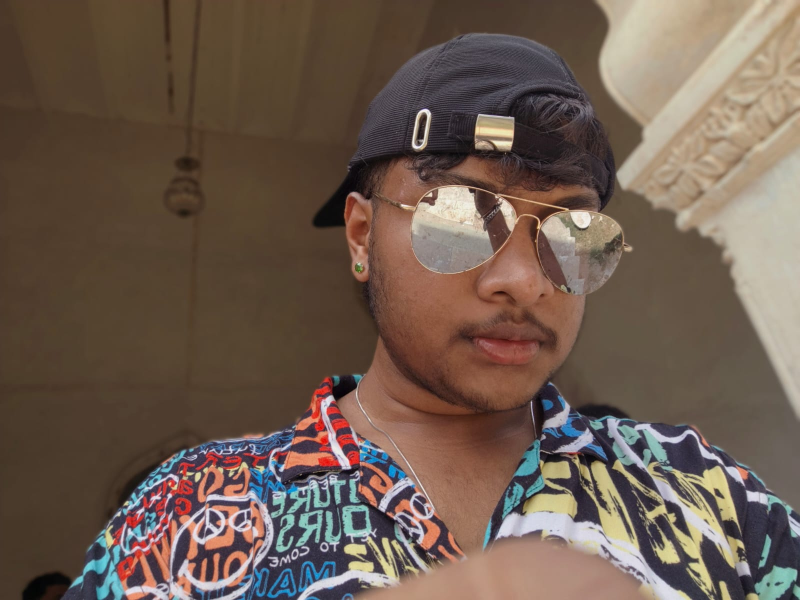
#> input picture face-attendance/images/ash/1.jpg, 1600 x 1200 px (shown at 1/2 size)
$ python -i arcface_recognition.py   (imports and definitions only)   (older library calls are emulated)
#> lines starting #> are read from the running program, lines starting #| are printed output that depends on the picture
import cv2
import numpy as np
import os
import sqlite3
from datetime import datetime
import pickle
from pathlib import Path

class ArcFaceRecognition:
    def __init__(self):
        self.face_cascade = cv2.CascadeClassifier(cv2.data.haarcascades + 'haarcascade_frontalface_default.xml')
        self.known_faces = {}
        self.face_embeddings = {}
        self.threshold = 0.6  # Similarity threshold

    # [37 lines left out: function load_known_faces, not called in this run]

    def extract_face_embedding(self, image_path):
        """Extract face embedding using ArcFace-like approach"""
#> called with image_path = 'face-attendance/images/ash/1.jpg'
        try:
            # Read image
            img = cv2.imread(image_path)
#> img is the input picture: shape (1200, 1600, 3); mean B, G, R 79.5, 91.9, 110.2
            if img is None:
                return None

            # Convert to grayscale
            gray = cv2.cvtColor(img, cv2.COLOR_BGR2GRAY)
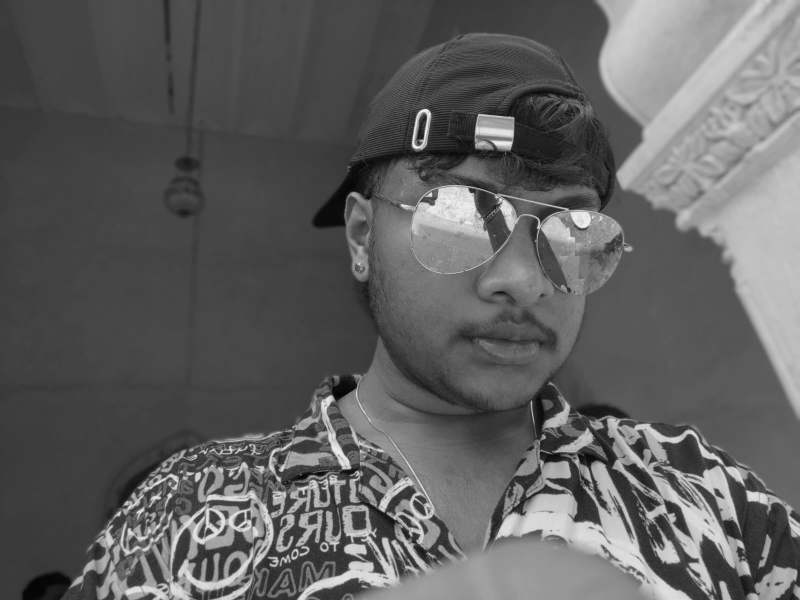
#> gray: shape (1200, 1600) (shown at 1/2 size); min 2, max 252, mean 96

            # Detect faces
            faces = self.face_cascade.detectMultiScale(gray, 1.1, 4)
#> faces = [[1266, 966, 116, 116]]

            if len(faces) == 0:
                return None

            # Get the largest face
            face = max(faces, key=lambda x: x[2] * x[3])
#> face = [1266, 966, 116, 116]
            x, y, w, h = face
#> x = 1266; y = 966; w = 116; h = 116

            # Extract face ROI
            face_roi = gray[y:y+h, x:x+w]

            # Resize to standard size
            face_resized = cv2.resize(face_roi, (112, 112))
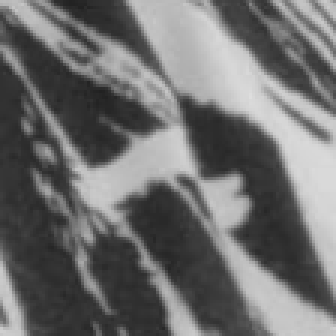
#> face_resized: shape (112, 112) (shown 3 times larger); min 33, max 222, mean 110.2

            # Create ArcFace-like embedding (simplified version)
            embedding = self.create_arcface_embedding(face_resized)

            return embedding

        except Exception as e:
            print(f"Error extracting embedding from {image_path}: {e}")
            return None

    def create_arcface_embedding(self, face_img):
        """Create ArcFace-style embedding (simplified version)"""
        try:
            # Normalize the face image
            face_normalized = face_img.astype(np.float32) / 255.0

            # Create multi-scale features
            features = []

            # Different kernel sizes for multi-scale analysis
            kernel_sizes = [3, 5, 7, 9]

            for kernel_size in kernel_sizes:
                # Apply Gaussian blur at different scales
                blurred = cv2.GaussianBlur(face_normalized, (kernel_size, kernel_size), 0)

                # Calculate gradients (edge features)
                grad_x = cv2.Sobel(blurred, cv2.CV_64F, 1, 0, ksize=3)
                grad_y = cv2.Sobel(blurred, cv2.CV_64F, 0, 1, ksize=3)

                # Gradient magnitude
                grad_mag = np.sqrt(grad_x**2 + grad_y**2)

                # Local Binary Pattern-like features
                lbp = self.calculate_lbp(face_normalized)

                # Histogram of gradients
                hist_grad = cv2.calcHist([grad_mag.astype(np.uint8)], [0], None, [32], [0, 256])
                hist_lbp = cv2.calcHist([lbp], [0], None, [32], [0, 256])

                # Combine features
                combined = np.concatenate([
                    hist_grad.flatten(),
                    hist_lbp.flatten(),
                    [np.mean(grad_mag), np.std(grad_mag)]
                ])

                features.extend(combined)
#> this loop made 4 passes
#> pass 1, in create_arcface_embedding, `grad_x = cv2.Sobel(blurred, cv2.CV_64F, 1, 0, ksize=3)`:
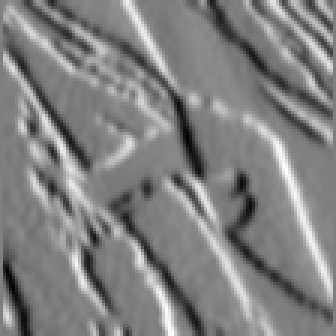
#> grad_x: shape (112, 112) float64 (shown 3 times larger); min -1.2, max 1.21, mean 0.0214; drawn with min black and max white
#> pass 1, in create_arcface_embedding, `grad_y = cv2.Sobel(blurred, cv2.CV_64F, 0, 1, ksize=3)`:
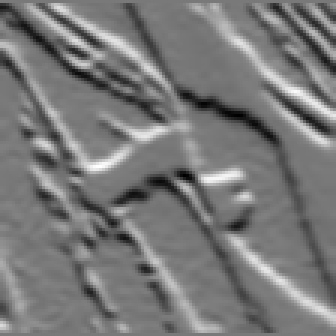
#> grad_y: shape (112, 112) float64 (shown 3 times larger); min -1.11, max 1.23, mean -0.00293; drawn with min black and max white
#> pass 1, in create_arcface_embedding, `grad_mag = np.sqrt(grad_x**2 + grad_y**2)`:
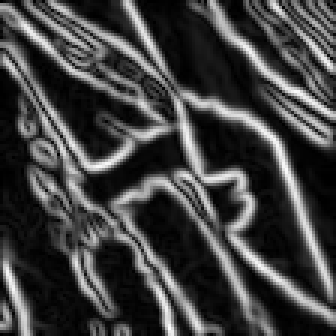
#> grad_mag: shape (112, 112) float64 (shown 3 times larger); min 0, max 1.29, mean 0.332; drawn with min black and max white
#> after the loop:
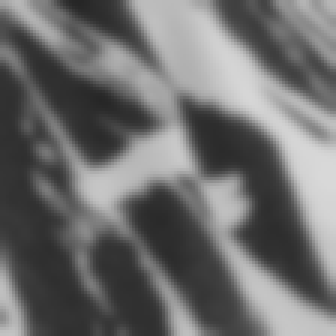
#> blurred: shape (112, 112) float32 (shown 3 times larger); min 0.15, max 0.851, mean 0.432
#> after the loop:
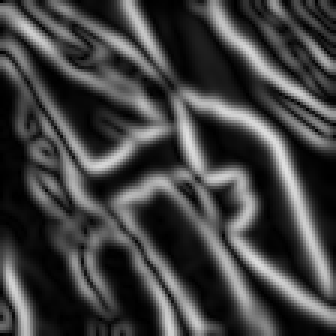
#> grad_mag: shape (112, 112) float64 (shown 3 times larger); min 0, max 0.882, mean 0.259
#> after the loop, features = 264 values, max 12544 at index 0, min 0 at index 1, mean 380.1

            # Create final embedding vector
            embedding = np.array(features)
#> embedding has the same summary as features

            # Normalize embedding (L2 normalization)
            embedding = embedding / (np.linalg.norm(embedding) + 1e-8)
#> embedding = 264 values, max 0.477 at index 0, min 0 at index 1, mean 0.0145

            return embedding

        except Exception as e:
            print(f"Error creating ArcFace embedding: {e}")
            # Return random embedding as fallback
            return np.random.rand(256)

    def calculate_lbp(self, image, radius=1, neighbors=8):
        """Calculate Local Binary Pattern"""
        try:
            h, w = image.shape
            lbp = np.zeros((h, w), dtype=np.uint8)

            for i in range(radius, h - radius):
                for j in range(radius, w - radius):
                    center = image[i, j]

                    binary = 0
                    for n in range(neighbors):
                        # Calculate neighbor position
                        angle = 2 * np.pi * n / neighbors
                        x = i + radius * np.cos(angle)
                        y = j + radius * np.sin(angle)

                        # Bilinear interpolation
                        x1, y1 = int(x), int(y)
                        x2, y2 = min(x1 + 1, h - 1), min(y1 + 1, w - 1)

                        dx, dy = x - x1, y - y1
                        neighbor_val = (1 - dx) * (1 - dy) * image[x1, y1] + \
                                      dx * (1 - dy) * image[x2, y1] + \
                                      (1 - dx) * dy * image[x1, y2] + \
                                      dx * dy * image[x2, y2]

                        if neighbor_val >= center:
                            binary |= (1 << n)

                    lbp[i, j] = binary

            return lbp

        except Exception as e:
            print(f"Error calculating LBP: {e}")
            return np.zeros_like(image, dtype=np.uint8)

    # [90 lines left out: functions recognize_face, train_faces, save_embeddings, load_embeddings, not called in this run]

# Test the ArcFace recognition
# [31 lines not run here, left out]

>>> result = ArcFaceRecognition().extract_face_embedding('face-attendance/images/ash/1.jpg')
#> result has the same summary as embedding in create_arcface_embedding
